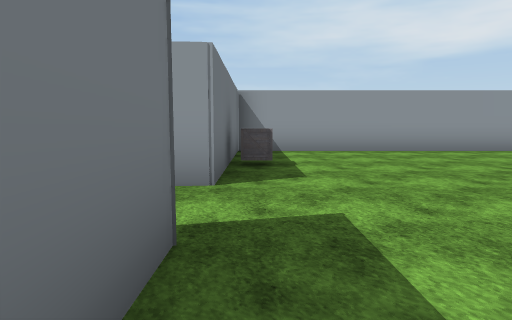
view 1 (above)

19 first-person views from a walk through a scene from a Unity 3-D project. The camera is 1.3 m above the floor, tilts 6° down and sees 75° across. The floor is counted in squares, 2 m on a side. Each view is taken from the middle of a square. On the plan, view 1 faces up. The plan holds only what a view shows up to about 10 squares ahead; the rest is blank. The place goes on beyond the plan. The terrain is drawn as flat ground. Some surface patterns are stand-ins.

view 2
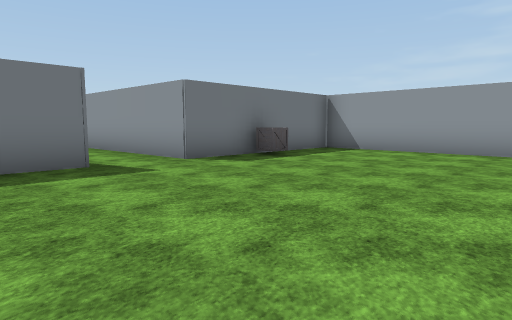

view 3
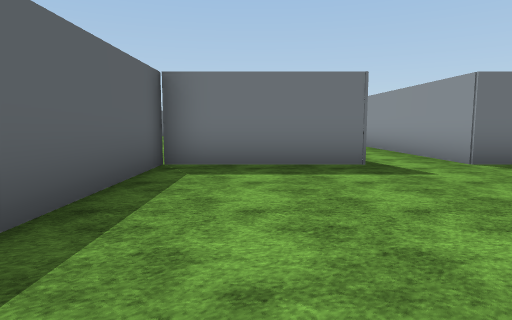

view 4
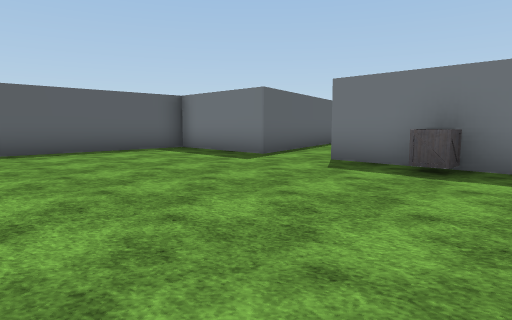

view 5
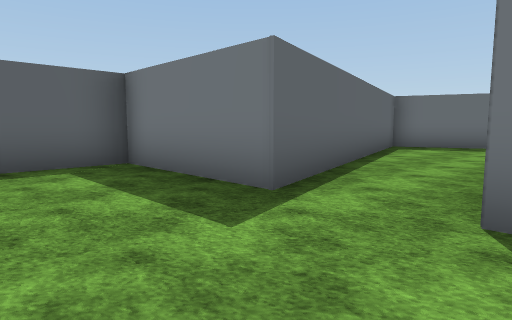

view 6
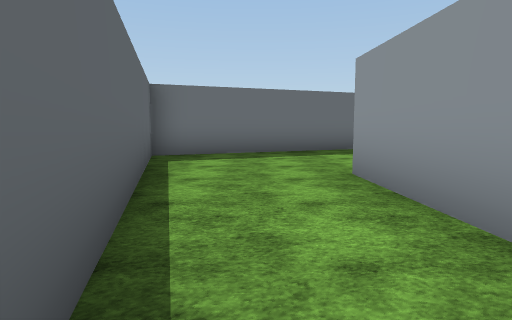

view 7
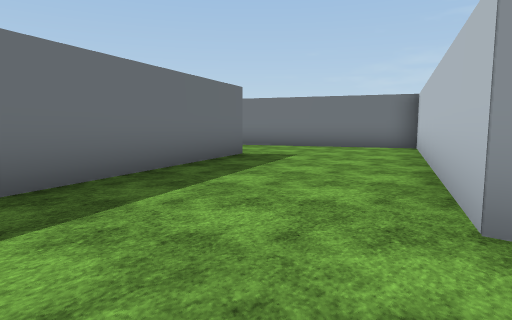

view 8
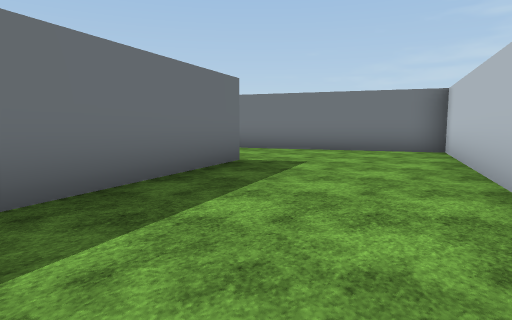

view 9
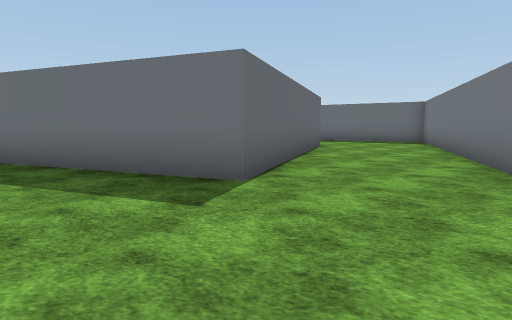

view 10
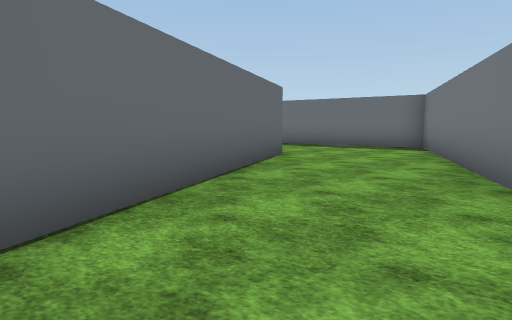

view 11
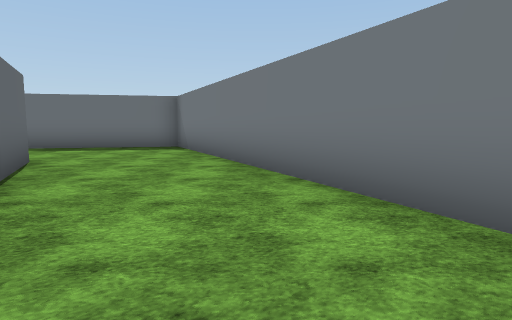

view 12
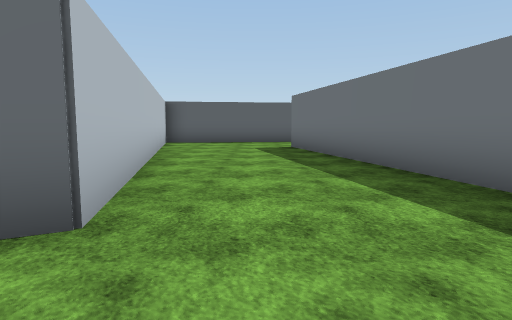

view 13
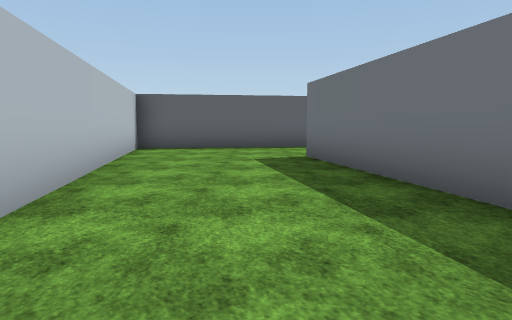

view 14
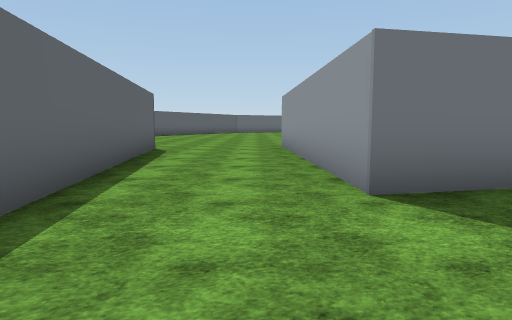

view 15
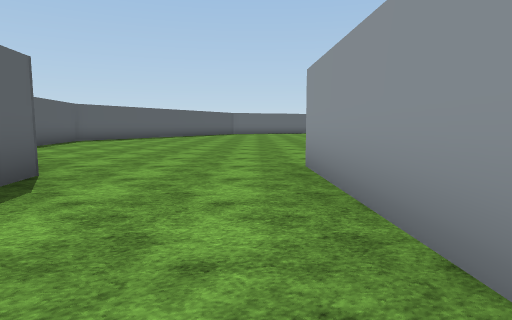

view 16
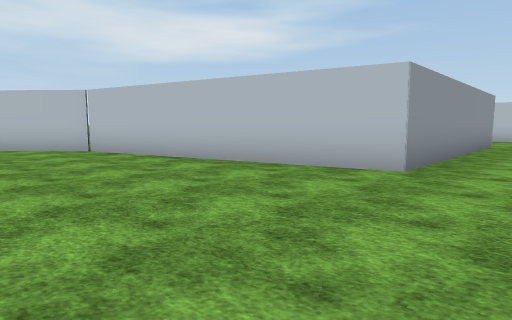

view 17
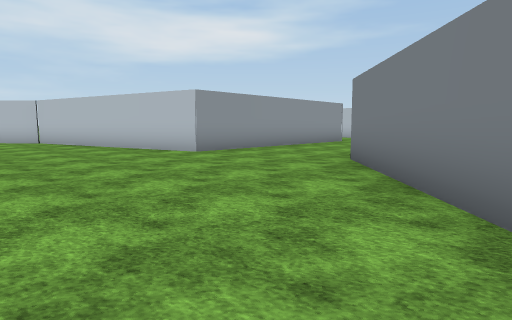

view 18
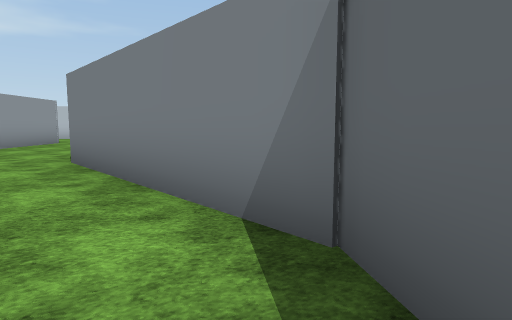

view 19
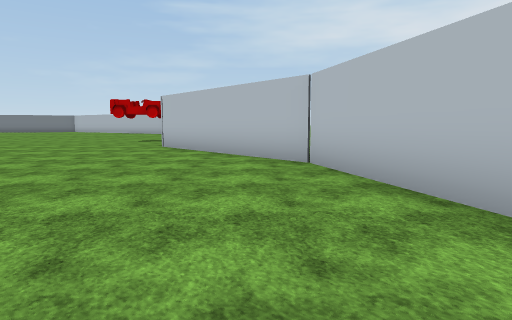

### Floor plan
Points are (right, up) in squares from view 1. A wall is a line through its corners. A room is listed if a view was taken in it or the views show most of it. See-through windows are left out.
Room 1 (views 1, 2, 3, 4, 5, 6)
walls: (5.5, 8.4) (-0.4, 8.4) (-0.4, 3.5) (-5.4, 3.3); (-4.2, 0.8) (-0.4, 1.8) (-0.4, -1.5) (4, -1.5)
ways out: opening at (-4.5, 2.5) to room 2
objects: other object (0, 6)
Room 2 (views 7, 8)
walls: (-5.4, 3.3) (-6.8, 6.8); (-10.1, 5.1) (-8, -0.2) (-4.2, 0.8)
ways out: opening at (-4.5, 2.5) to room 1; opening at (-8.5, 5.5) to room 3
Room 3 (views 9, 10, 11, 12)
walls: (-6.8, 6.8) (-8.4, 10.7) (-18.6, 5.9); (-16.9, 3) (-10.6, 6.2) (-10.1, 5.1)
ways out: opening at (-8.5, 5.5) to room 2; opening at (-17, 4.7) to room 4
Room 4 (views 13, 14, 15)
walls: (-20.4, -8.1) (-14.7, -7.3) (-16.9, 3); (-18.6, 5.9) (-21.1, 4.7) (-19.1, -4.9) (-21.6, -5)
ways out: opening at (-17, 4.7) to room 3; opening at (-20.5, -6.5) to room 5
Room 5 (views 16, 17, 18, 19)
walls: (-21.6, -5) (-26.3, -5.2) (-28.1, 1.7) (-31.6, 5.7); (-30.4, -12.6) (-29.3, -12.5) (-25.3, -8.8) (-20.4, -8.1)
ways out: opening at (-20.5, -6.5) to room 4

Positions as (right, up) in squares from view 1, and headings:
1: (0, 0), facing up
2: (5, 0), facing up-left
3: (5, 0), facing left
4: (5, 7), facing down-left
5: (2, 4), facing down-left
6: (-1, 2), facing left
7: (-5, 1), facing up-left
8: (-6, 2), facing up-left
9: (-8, 9), facing down-left
10: (-11, 8), facing down-left
11: (-11, 7), facing left
12: (-18, 5), facing down
13: (-18, 2), facing down
14: (-16, -6), facing left
15: (-21, -6), facing left
16: (-31, -7), facing up-right
17: (-31, -12), facing up-right
18: (-31, -12), facing right
19: (-29, -4), facing up
